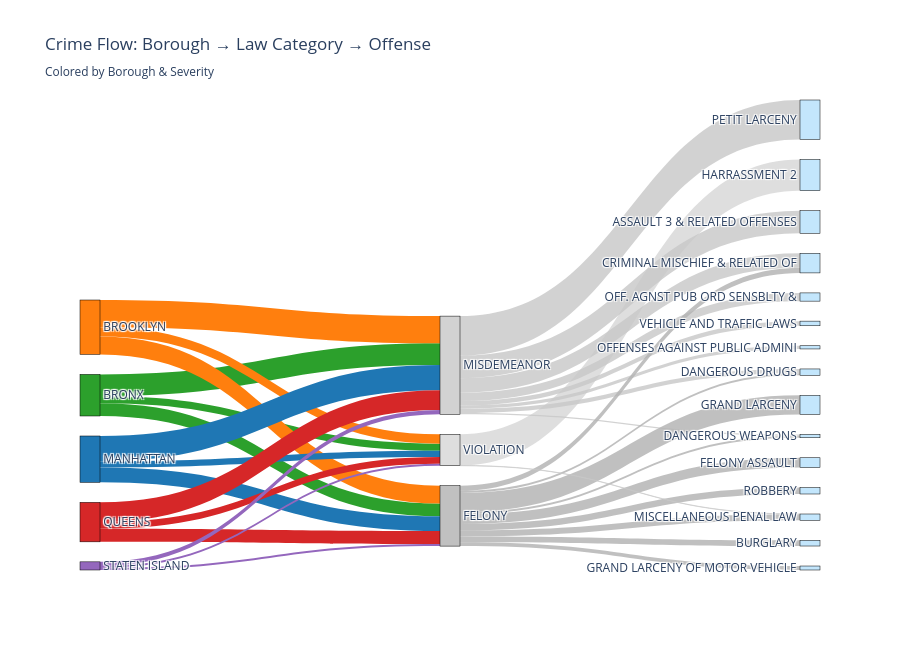

The cell this chart's notebook holds for it:
### Code cell
# =========================================================
# 1. Prep data
# =========================================================

df = crime.copy()

# Use imputed boroughs and remove UNKNOWN
if 'BORO_NM_IMPUTED' in df.columns:
    df = df[df['BORO_NM_IMPUTED'] != 'UNKNOWN']
else:
    df = df[df['BORO_NM'] != '(null)']
    df = df.rename(columns={'BORO_NM': 'BORO_NM_IMPUTED'})

# Keep needed columns and drop missing
df = df[['BORO_NM_IMPUTED', 'LAW_CAT_CD', 'OFNS_DESC']].dropna()

# Restrict to the top 15 offenses
TOP_N_OFFENSES = 15
top_offenses = df['OFNS_DESC'].value_counts().head(TOP_N_OFFENSES).index
df = df[df['OFNS_DESC'].isin(top_offenses)]

# =========================================================
# 2. Define node groups
# =========================================================

boroughs = list(df['BORO_NM_IMPUTED'].unique())

# ordered law categories
law_order = ['FELONY', 'MISDEMEANOR', 'VIOLATION']
law_cats_sorted = [lc for lc in law_order if lc in df['LAW_CAT_CD'].unique()]

offenses = list(top_offenses)

labels = boroughs + law_cats_sorted + offenses
label_to_idx = {label: i for i, label in enumerate(labels)}

# =========================================================
# 3. Custom Colors
# =========================================================

# Borough colors (you can change any of these!)
borough_colors = {
    'MANHATTAN':      "#1f77b4",  # blue
    'BROOKLYN':       "#ff7f0e",  # orange
    'BRONX':          "#2ca02c",  # green
    'QUEENS':         "#d62728",  # red
    'STATEN ISLAND':  "#9467bd"   # purple
}

# Law category colors
law_colors = {
    'FELONY':       "rgba(150,150,150,0.6)", 
    'MISDEMEANOR':  "rgba(180,180,180,0.6)", 
    'VIOLATION':    "rgba(200,200,200,0.6)"
}

# Offense colors (uniform softer tone)
offense_color = "rgba(135,206,250,0.5)"    # light sky blue

# Create final node colors in the correct order
node_colors = []

for label in labels:
    if label in borough_colors:
        node_colors.append(borough_colors[label])
    elif label in law_colors:
        node_colors.append(law_colors[label])
    else:
        node_colors.append(offense_color)

# =========================================================
# 4. Build links
# =========================================================

links_source = []
links_target = []
links_value  = []
links_color  = []   # <-- NEW (colored based on source node)

# Borough -> Law category
flows_boro_law = (
    df.groupby(['BORO_NM_IMPUTED', 'LAW_CAT_CD'])
      .size()
      .reset_index(name='count')
)

for _, row in flows_boro_law.iterrows():
    boro = row['BORO_NM_IMPUTED']
    law = row['LAW_CAT_CD']
    cnt = row['count']

    src = label_to_idx[boro]
    tgt = label_to_idx[law]

    links_source.append(src)
    links_target.append(tgt)
    links_value.append(cnt)

    links_color.append(borough_colors[boro])   # link inherits borough color

# Law category -> Offense
flows_law_off = (
    df.groupby(['LAW_CAT_CD', 'OFNS_DESC'])
      .size()
      .reset_index(name='count')
)

for _, row in flows_law_off.iterrows():
    law = row['LAW_CAT_CD']
    off = row['OFNS_DESC']
    cnt = row['count']

    src = label_to_idx[law]
    tgt = label_to_idx[off]

    links_source.append(src)
    links_target.append(tgt)
    links_value.append(cnt)

    # use law color for these links
    links_color.append(law_colors[law])

# =========================================================
# 5. Render Sankey
# =========================================================

fig = go.Figure(data=[go.Sankey(
    arrangement="snap",
    node=dict(
        pad=20,
        thickness=20,
        line=dict(color="black", width=0.5),
        label=labels,
        color=node_colors
    ),
    link=dict(
        source=links_source,
        target=links_target,
        value=links_value,
        color=links_color  # <-- colored links
    )
)])

fig.update_layout(
    title_text="Crime Flow: Borough → Law Category → Offense<br><sub>Colored by Borough & Severity</sub>",
    font_size=12,
    height=650
)

fig.show()

### Figure 1 — Plotly figure (JSON) as saved in the notebook; plotly's stock layout.template omitted (floating-point values rounded to 4 significant figures)
{"data": [{"arrangement": "snap", "link": {"color": ["#2ca02c", "#2ca02c", "#2ca02c", "#ff7f0e", "#ff7f0e", "#ff7f0e", "#1f77b4", "#1f77b4", "#1f77b4", "#d62728", "#d62728", "#d62728", "#9467bd", "#9467bd", "#9467bd", "rgba(150,150,150,0.6)", "rgba(150,150,150,0.6)", "rgba(150,150,150,0.6)", "rgba(150,150,150,0.6)", "rgba(150,150,150,0.6)", "rgba(150,150,150,0.6)", "rgba(150,150,150,0.6)", "rgba(150,150,150,0.6)", "rgba(150,150,150,0.6)", "rgba(180,180,180,0.6)", "rgba(180,180,180,0.6)", "rgba(180,180,180,0.6)", "rgba(180,180,180,0.6)", "rgba(180,180,180,0.6)", "rgba(180,180,180,0.6)", "rgba(180,180,180,0.6)", "rgba(180,180,180,0.6)", "rgba(200,200,200,0.6)", "rgba(200,200,200,0.6)"], "source": [2, 2, 2, 3, 3, 3, 0, 0, 0, 4, 4, 4, 1, 1, 1, 5, 5, 5, 5, 5, 5, 5, 5, 5, 6, 6, 6, 6, 6, 6, 6, 6, 7, 7], "target": [5, 6, 7, 5, 6, 7, 5, 6, 7, 5, 6, 7, 5, 6, 7, 18, 11, 16, 21, 13, 12, 20, 17, 15, 10, 11, 16, 21, 14, 22, 8, 19, 9, 17], "value": [299440, 509576, 166564, 418214, 637278, 219970, 347315, 591111, 148255, 304131, 463931, 158257, 47301, 99871, 44222, 134213, 120392, 51128, 47503, 230115, 447143, 93344, 141691, 150872, 529845, 339558, 98699, 30843, 193015, 74888, 926549, 108370, 731305, 5963]}, "node": {"color": ["#1f77b4", "#9467bd", "#2ca02c", "#ff7f0e", "#d62728", "rgba(150,150,150,0.6)", "rgba(180,180,180,0.6)", "rgba(200,200,200,0.6)", "rgba(135,206,250,0.5)", "rgba(135,206,250,0.5)", "rgba(135,206,250,0.5)", "rgba(135,206,250,0.5)", "rgba(135,206,250,0.5)", "rgba(135,206,250,0.5)", "rgba(135,206,250,0.5)", "rgba(135,206,250,0.5)", "rgba(135,206,250,0.5)", "rgba(135,206,250,0.5)", "rgba(135,206,250,0.5)", "rgba(135,206,250,0.5)", "rgba(135,206,250,0.5)", "rgba(135,206,250,0.5)", "rgba(135,206,250,0.5)"], "label": ["MANHATTAN", "STATEN ISLAND", "BRONX", "BROOKLYN", "QUEENS", "FELONY", "MISDEMEANOR", "VIOLATION", "PETIT LARCENY", "HARRASSMENT 2", "ASSAULT 3 & RELATED OFFENSES", "CRIMINAL MISCHIEF & RELATED OF", "GRAND LARCENY", "FELONY ASSAULT", "OFF. AGNST PUB ORD SENSBLTY &", "ROBBERY", "DANGEROUS DRUGS", "MISCELLANEOUS PENAL LAW", "BURGLARY", "VEHICLE AND TRAFFIC LAWS", "GRAND LARCENY OF MOTOR VEHICLE", "DANGEROUS WEAPONS", "OFFENSES AGAINST PUBLIC ADMINI"], "line": {"color": "black", "width": 0.5}, "pad": 20, "thickness": 20}, "type": "sankey"}], "layout": {"font": {"size": 12}, "height": 650, "title": {"text": "Crime Flow: Borough → Law Category → Offense<br><sub>Colored by Borough & Severity</sub>"}}}
